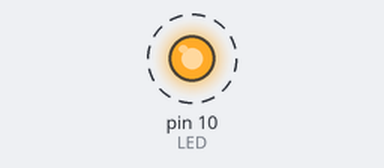
A program run on a simulated Raspberry Pi (header pin numbers). Shown: output pins drawn as LEDs (lit = HIGH). Dashed ring = blinking.

Above: at 0.5 s.
Timing chart, 0 to 4.6 s (numbered marks = the images above):
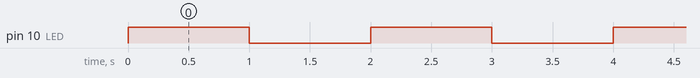

The program:

LED3.py
```python
import RPi.GPIO as GPIO
import time

GPIO.setwarnings(False)
GPIO.setmode(GPIO.BOARD)
LED = 10

def main():
    GPIO.setup(LED, GPIO.OUT, initial=GPIO.LOW)
    try:
        while 1:
            GPIO.output(LED, GPIO.HIGH)
            time.sleep(1)

            GPIO.output(LED, GPIO.LOW)
            time.sleep(1)

    except KeyboardInterrupt:
        pass

    finally:
        GPIO.cleanup()

if __name__=='__main__':
    main()
```

Measured:
- by itself, pin 10 (LED): alternates HIGH for 1.0 s and LOW for 1.0 s
